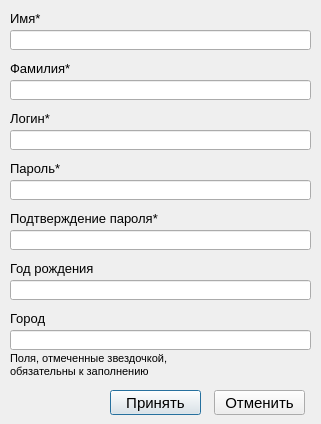
<?xml version="1.0" encoding="UTF-8"?>
<ui version="4.0">
 <class>DialogReg</class>
 <widget class="QDialog" name="DialogReg">
  <property name="windowModality">
   <enum>Qt::WindowModal</enum>
  </property>
  <property name="geometry">
   <rect>
    <x>0</x>
    <y>0</y>
    <width>321</width>
    <height>424</height>
   </rect>
  </property>
  <property name="windowTitle">
   <string>Регистрация пользователя</string>
  </property>
  <widget class="QLabel" name="label">
   <property name="geometry">
    <rect>
     <x>10</x>
     <y>10</y>
     <width>71</width>
     <height>16</height>
    </rect>
   </property>
   <property name="font">
    <font>
     <pointsize>10</pointsize>
    </font>
   </property>
   <property name="text">
    <string>Имя*</string>
   </property>
  </widget>
  <widget class="QLabel" name="label_2">
   <property name="geometry">
    <rect>
     <x>10</x>
     <y>60</y>
     <width>101</width>
     <height>16</height>
    </rect>
   </property>
   <property name="font">
    <font>
     <pointsize>10</pointsize>
    </font>
   </property>
   <property name="text">
    <string>Фамилия*</string>
   </property>
  </widget>
  <widget class="QLabel" name="label_3">
   <property name="geometry">
    <rect>
     <x>10</x>
     <y>110</y>
     <width>81</width>
     <height>16</height>
    </rect>
   </property>
   <property name="font">
    <font>
     <pointsize>10</pointsize>
    </font>
   </property>
   <property name="text">
    <string>Логин*</string>
   </property>
  </widget>
  <widget class="QLabel" name="label_4">
   <property name="geometry">
    <rect>
     <x>10</x>
     <y>160</y>
     <width>91</width>
     <height>16</height>
    </rect>
   </property>
   <property name="font">
    <font>
     <pointsize>10</pointsize>
    </font>
   </property>
   <property name="text">
    <string>Пароль*</string>
   </property>
  </widget>
  <widget class="QLabel" name="label_5">
   <property name="geometry">
    <rect>
     <x>10</x>
     <y>210</y>
     <width>241</width>
     <height>16</height>
    </rect>
   </property>
   <property name="font">
    <font>
     <pointsize>10</pointsize>
    </font>
   </property>
   <property name="text">
    <string>Подтверждение пароля*</string>
   </property>
  </widget>
  <widget class="QLabel" name="label_6">
   <property name="geometry">
    <rect>
     <x>10</x>
     <y>260</y>
     <width>151</width>
     <height>16</height>
    </rect>
   </property>
   <property name="font">
    <font>
     <pointsize>10</pointsize>
    </font>
   </property>
   <property name="text">
    <string>Год рождения</string>
   </property>
  </widget>
  <widget class="QLabel" name="label_7">
   <property name="geometry">
    <rect>
     <x>10</x>
     <y>310</y>
     <width>81</width>
     <height>16</height>
    </rect>
   </property>
   <property name="font">
    <font>
     <pointsize>10</pointsize>
    </font>
   </property>
   <property name="text">
    <string>Город</string>
   </property>
  </widget>
  <widget class="QLabel" name="label_8">
   <property name="geometry">
    <rect>
     <x>10</x>
     <y>350</y>
     <width>291</width>
     <height>31</height>
    </rect>
   </property>
   <property name="font">
    <font>
     <pointsize>8</pointsize>
    </font>
   </property>
   <property name="text">
    <string>&lt;!DOCTYPE HTML PUBLIC &quot;-//W3C//DTD HTML 4.0//EN&quot; &quot;http://www.w3.org/TR/REC-html40/strict.dtd&quot;&gt;
&lt;html&gt;&lt;head&gt;&lt;meta name=&quot;qrichtext&quot; content=&quot;1&quot; /&gt;&lt;style type=&quot;text/css&quot;&gt;
p, li { white-space: pre-wrap; }
&lt;/style&gt;&lt;/head&gt;&lt;body style=&quot; font-family:'MS Shell Dlg 2'; font-size:8pt; font-weight:400; font-style:normal;&quot;&gt;
&lt;p style=&quot; margin-top:0px; margin-bottom:0px; margin-left:0px; margin-right:0px; -qt-block-indent:0; text-indent:0px;&quot;&gt;Поля, отмеченные звездочкой, &lt;/p&gt;
&lt;p style=&quot; margin-top:0px; margin-bottom:0px; margin-left:0px; margin-right:0px; -qt-block-indent:0; text-indent:0px;&quot;&gt;обязательны к заполнению&lt;/p&gt;&lt;/body&gt;&lt;/html&gt;</string>
   </property>
  </widget>
  <widget class="QPushButton" name="pushButton">
   <property name="geometry">
    <rect>
     <x>110</x>
     <y>390</y>
     <width>91</width>
     <height>25</height>
    </rect>
   </property>
   <property name="font">
    <font>
     <pointsize>11</pointsize>
    </font>
   </property>
   <property name="text">
    <string>Принять</string>
   </property>
  </widget>
  <widget class="QPushButton" name="pushButton_2">
   <property name="geometry">
    <rect>
     <x>214</x>
     <y>390</y>
     <width>91</width>
     <height>25</height>
    </rect>
   </property>
   <property name="font">
    <font>
     <pointsize>11</pointsize>
    </font>
   </property>
   <property name="text">
    <string>Отменить</string>
   </property>
   <property name="default">
    <bool>false</bool>
   </property>
   <property name="flat">
    <bool>false</bool>
   </property>
  </widget>
  <widget class="QLineEdit" name="lineEdit">
   <property name="geometry">
    <rect>
     <x>10</x>
     <y>30</y>
     <width>301</width>
     <height>20</height>
    </rect>
   </property>
  </widget>
  <widget class="QLineEdit" name="lineEdit_2">
   <property name="geometry">
    <rect>
     <x>10</x>
     <y>80</y>
     <width>301</width>
     <height>20</height>
    </rect>
   </property>
  </widget>
  <widget class="QLineEdit" name="lineEdit_3">
   <property name="geometry">
    <rect>
     <x>10</x>
     <y>130</y>
     <width>301</width>
     <height>20</height>
    </rect>
   </property>
  </widget>
  <widget class="QLineEdit" name="lineEdit_4">
   <property name="geometry">
    <rect>
     <x>10</x>
     <y>180</y>
     <width>301</width>
     <height>20</height>
    </rect>
   </property>
  </widget>
  <widget class="QLineEdit" name="lineEdit_5">
   <property name="geometry">
    <rect>
     <x>10</x>
     <y>230</y>
     <width>301</width>
     <height>20</height>
    </rect>
   </property>
  </widget>
  <widget class="QLineEdit" name="lineEdit_6">
   <property name="geometry">
    <rect>
     <x>10</x>
     <y>280</y>
     <width>301</width>
     <height>20</height>
    </rect>
   </property>
  </widget>
  <widget class="QLineEdit" name="lineEdit_7">
   <property name="geometry">
    <rect>
     <x>10</x>
     <y>330</y>
     <width>301</width>
     <height>20</height>
    </rect>
   </property>
  </widget>
 </widget>
 <resources/>
 <connections/>
</ui>
